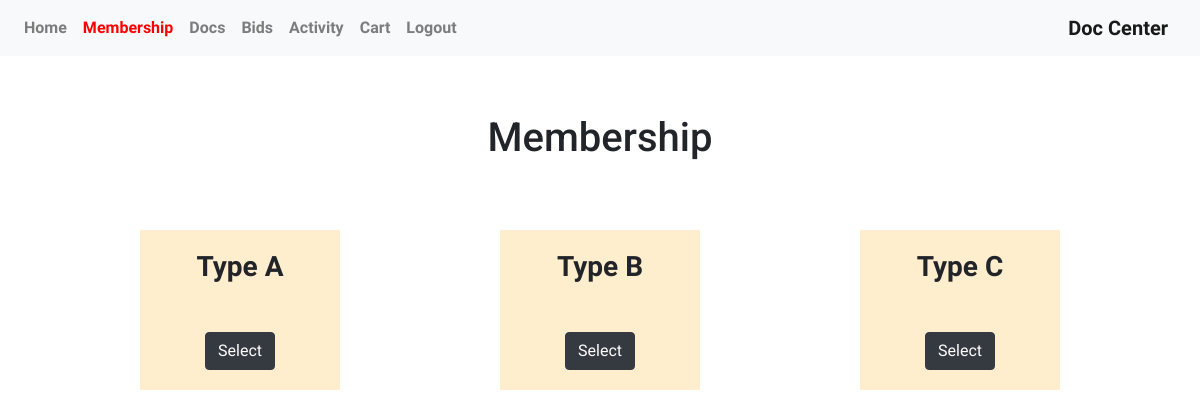
Page /membership/ (signed in) on the earlier database version.
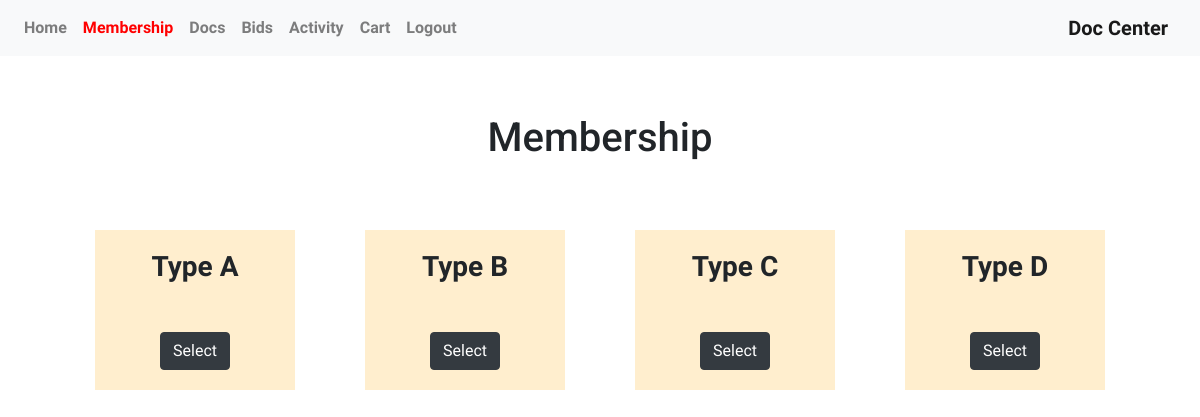
Same page on the later database version.
### doc_center_app/models.py (models this page shows, shortened)
class types(models.Model):
    type_id = models.UUIDField(primary_key=True, default=uuid.uuid4, editable=False)
    number_name = models.IntegerField()
    type_name = models.CharField(max_length=200)

### doc_center_app/views.py (the view)
# urls.py: path('membership/', views.membership, name="membership"),
def membership(request):
    if request.method == 'POST':
        types = models.types.objects.get(type_id=request.POST['type_id'])
        m = models.type_of_membership.objects.filter(user_id=give_u(request.user.username))
        if m:
            m.update(membership_type=types)
        else:
            models.type_of_membership.objects.create(user_id=give_u(request.user.username), membership_type=types)
        activity = 'Applied For Type '+types.type_name
        save_activity(request, activity)
        return redirect('activity')
    else:
        types = models.types.objects.all()
        return render(request, 'homepages/membership.html', {'types': types})

### templates/homepages/membership.html (shortened to what this page needs)
{% extends 'base.html' %}
{% load static %}
{% block body %}
{% if user.is_authenticated %}
    <div id="home" class="container mx-auto text-center" style="margin: 10px 0px 80px 0px;">
        <div class="row">
            <div class="col-md-9 mx-auto text-center .col-md-pull-12">
                <h1>Membership</h1>
            </div>
        </div>
        <div id="plans" class="container mx-auto text-center" style="margin-top: 50px;">
            <div class="row  mx-auto text-center">
                {% for t in types %}
                <div class="plan bg_wheat  mx-auto text-center" style="width: 200px; padding: 20px; margin: 10px;">
                    <h3 style="font-weight: 700;">Type {{ t.type_name }}</h3>
                    <br>
                    <form action="{% url 'membership' %}" method="POST">
                        <button onclick="type_selected('{{ t.type_name }}');" class="selected_agreement btn btn-dark">Select</button>
                    </form>
                </div>
                {% endfor %}
            </div>
        </div>
    </div>
{% endif %}
{% endblock %}

Differences in the rows shown:
added types: type_name "D"
